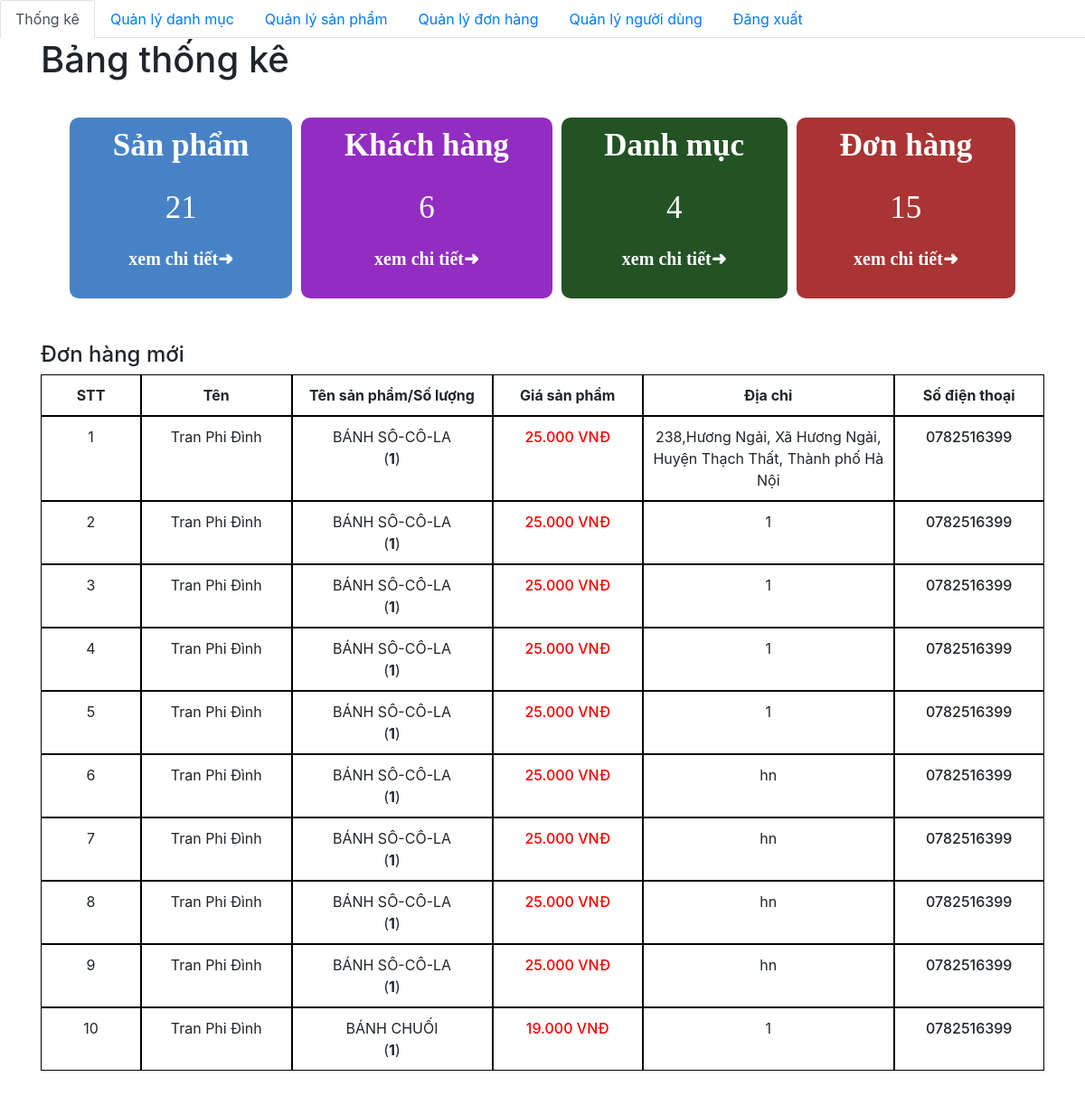
The app's page /admin/index.php with its own data.
### tables this page shows
CREATE TABLE `order_details` (
  `id` int(11) NOT NULL,
  `order_id` int(11) NOT NULL,
  `product_id` int(11) NOT NULL,
  `id_user` int(11) NOT NULL,
  `num` int(11) NOT NULL,
  `price` float NOT NULL,
  `status` varchar(255) NOT NULL,
  `size` varchar(50) NOT NULL
);

CREATE TABLE `orders` (
  `id` int(11) NOT NULL,
  `fullname` varchar(100) NOT NULL,
  `phone_number` varchar(20) NOT NULL,
  `email` varchar(150) NOT NULL,
  `address` varchar(200) NOT NULL,
  `note` varchar(255) DEFAULT NULL,
  `order_date` datetime DEFAULT current_timestamp(),
  `id_user` int(11) DEFAULT NULL,
  `payment_method` varchar(50) NOT NULL,
  `payment_status` varchar(50) DEFAULT 'pending'
);

CREATE TABLE `product` (
  `id` int(11) NOT NULL,
  `title` varchar(200) NOT NULL,
  `number` float NOT NULL,
  `thumbnail` varchar(500) NOT NULL,
  `content` longtext NOT NULL,
  `id_category` int(11) NOT NULL,
  `created_at` datetime DEFAULT NULL,
  `updated_at` datetime DEFAULT NULL
);

### database/dbhelper.php (called while the page is built, shortened)
<?php
function getDbConnection() {
    $con = mysqli_connect(HOST, USERNAME, PASSWORD, DATABASE);
    return $con;
}
function executeResult($sql, $params = []) {
    $con = getDbConnection();
    $data = [];
    if (!empty($params)) {
        $stmt = mysqli_prepare($con, $sql);
        if (!$stmt) {
            handleSqlError($con, $sql, 'executeResult - prepare');
            mysqli_close($con);
            return $data;
        }
        $types = str_repeat('s', count($params));
        mysqli_stmt_bind_param($stmt, $types, ...$params);
        if (!mysqli_stmt_execute($stmt)) {
            handleSqlError($con, $sql, 'executeResult - execute');
            mysqli_stmt_close($stmt);
            mysqli_close($con);
            return $data;
        }
        if (function_exists('mysqli_stmt_get_result')) {
            $result = mysqli_stmt_get_result($stmt);
            if (!$result) {
                handleSqlError($con, $sql, 'executeResult - get_result');
                mysqli_stmt_close($stmt);
                mysqli_close($con);
                return $data;
            }
            while ($row = mysqli_fetch_assoc($result)) {
                $data[] = $row;
                if (count($data) >= 1000) {
                    break;
                }
            }
            mysqli_free_result($result);
        } else {
            if (!mysqli_stmt_store_result($stmt)) {
                handleSqlError($con, $sql, 'executeResult - store_result');
                mysqli_stmt_close($stmt);
                mysqli_close($con);
                return $data;
            }
            $meta = mysqli_stmt_result_metadata($stmt);
            if (!$meta) {
                mysqli_stmt_close($stmt);
                mysqli_close($con);
                return $data;
            }
            $fields = [];
            $row = [];
            while ($field = mysqli_fetch_field($meta)) {
                $fields[] = &$row[$field->name];
            }
            mysqli_free_result($meta);
            if (!empty($fields)) {
                call_user_func_array(array($stmt, 'bind_result'), $fields);
            }
            while (mysqli_stmt_fetch($stmt)) {
                $result_row = [];
                foreach ($row as $key => $value) {
                    $result_row[$key] = $value;
                }
                $data[] = $result_row;
                if (count($data) >= 1000) {
                    break;
                }
            }
        }
        mysqli_stmt_close($stmt);
    } else {
        $result = mysqli_query($con, $sql);
        while ($row = mysqli_fetch_array($result, MYSQLI_ASSOC)) {
            $data[] = $row;
        }
    }
    return $data;
}

### admin/index.php (the view, shortened to what this page needs)
<?php
require_once('../database/dbhelper.php');
?>
<!DOCTYPE html>
<html>
<head>
    <link rel="stylesheet" href="https://maxcdn.bootstrapcdn.com/bootstrap/4.4.1/css/bootstrap.min.css">
    <link href="https://cdn.jsdelivr.net/npm/summernote@0.8.18/dist/summernote.min.css" rel="stylesheet">
    <link rel="stylesheet" href="style.css">
</head>
<body>
    <div id="wrapper">
        <header>
            <ul class="nav nav-tabs">
                <li class="nav-item">
                    <a class="nav-link active" href="index.php">Thống kê</a>
                </li>
                <li class="nav-item">
                    <a class="nav-link" href="category/">Quản lý danh mục</a>
                </li>
                <li class="nav-item">
                    <a class="nav-link" href="product/">Quản lý sản phẩm</a>
                </li>
                <li class="nav-item ">
                    <a class="nav-link " href="dashboard.php">Quản lý đơn hàng</a>
                </li>
                <li class="nav-item ">
                    <a class="nav-link " href="user/">Quản lý người dùng</a>
                </li>
                <li class="nav-item ">
                    <a class="nav-link " href="logout.php">Đăng xuất</a>
                </li>
            </ul>
        </header>
        <div class="container">
            <main>
                <h1>Bảng thống kê</h1>
                <section class="dashboard">
                    <div class="table">
                        <div class="sp">
                            <p>Sản phẩm</p>
                            <?php
                            $sql = "SELECT * FROM `product`";
                            $conn = mysqli_connect(HOST, USERNAME, PASSWORD, DATABASE);
                            $result = mysqli_query($conn, $sql);
                            echo '<span>' . mysqli_num_rows($result) . '</span>';
                            ?>
                            <p><a href="product/">xem chi tiết➜</a></p>
                        </div>
                        <div class="sp kh">
                            <p>Khách hàng</p>
                            <?php
                            $sql = "SELECT * FROM `user`";
                            $conn = mysqli_connect(HOST, USERNAME, PASSWORD, DATABASE);
                            $result = mysqli_query($conn, $sql);
                            echo '<span>' . mysqli_num_rows($result) . '</span>';
                            ?>
                            <p><a href="">xem chi tiết➜</a></p>
                        </div>
                        <div class="sp dm">
                            <p>Danh mục</p>
                            <?php
                            $sql = "SELECT * FROM `category`";
                            $conn = mysqli_connect(HOST, USERNAME, PASSWORD, DATABASE);
                            $result = mysqli_query($conn, $sql);
                            echo '<span>' . mysqli_num_rows($result) . '</span>';
                            ?>
                            <p><a href="category/">xem chi tiết➜</a></p>
                        </div>
                        <div class="sp dh">
                            <p>Đơn hàng</p>
                            <?php
                            $sql = "SELECT * FROM `order_details`";
                            $conn = mysqli_connect(HOST, USERNAME, PASSWORD, DATABASE);
                            $result = mysqli_query($conn, $sql);
                            echo '<span>' . mysqli_num_rows($result) . '</span>';
                            ?>
                            <p><a href="dashboard.php">xem chi tiết➜</a></p>
                        </div>
                    </div>
                </section>
                <section class="new-order">
                    <h4>Đơn hàng mới</h4>
                    <table>
                        <tr class="bold">
                            <td>STT</td>
                            <td>Tên</td>
                            <td>Tên sản phẩm/Số lượng</td>
                            <td>Giá sản phẩm</td>
                            <td>Địa chỉ</td>
                            <td>Số điện thoại</td>
                        </tr>
                        <?php
                            try {
                                if (isset($_GET['page'])) {
                                    $page = $_GET['page'];
                                } else {
                                    $page = 1;
                                }
                                $limit = 10;
                                $start = ($page - 1) * $limit;
                                $sql = "SELECT * from orders, order_details, product
                                where order_details.order_id=orders.id and product.id=order_details.product_id ORDER BY order_date DESC limit $start,$limit ";
                                $order_details_List = executeResult($sql);
                                $count = 0;
                                foreach ($order_details_List as $item) {
                                    echo '
                                        <tr style="text-align: center;">
                                            <td>' . (++$count) . '</td>
                                            <td>' . $item['fullname'] . '</td>
                                            <td>' . $item['title'] . '<br>(<strong>' . $item['num'] . '</strong>)</td>
                                            <td class="b-500 red">' . number_format($item['num'] * $item['price'], 0, ',', '.') . '<span> VNĐ</span></td>
                                            <td>' . $item['address'] . '</td>
                                            <td class="b-500">' . $item['phone_number'] . '</td>
                                        </tr>
                                    ';
                                }
                            } catch (Exception $e) {
                                die("Lỗi thực thi sql: " . $e->getMessage());
                            }
                            ?>
                    </table>
                </section>
            </main>
        </div>
    </div>
</body>
</html>

### admin/style.css (style rules this page uses)
.dashboard .table { padding: 2rem; display: grid; grid-column-gap: 10px; grid-template-columns: auto auto auto auto; }
.dashboard .table .sp { color: white; background-color: #4882c6; padding: 5px; border-radius: 10px; text-align: center; }
.dashboard .table .kh { background-color: #932dc2; }
.dashboard .table .dm { background-color: rgb(35, 83, 37); }
.dashboard .table .dh { background-color: rgb(170, 52, 52); }
.dashboard .table .sp>p { font-size: 35px; text-align: center; font-weight: bold; font-family: "Bebas Neue", cursive; }
.dashboard .table .sp span { text-align: center; font-size: 35px; padding: 2rem 0; font-family: "Bebas Neue", cursive; }
.dashboard .table .sp p>a { text-decoration: none; color: white; font-size: 20px; transition: all 0.3s; }
table { width: 100%; }
table tr { text-align: center; width: 100%; display: grid; grid-template-columns: 10% 15% 20% 15% 25% 15% ; }
table tr.bold { font-weight: bold; }
table tr td { padding: 10px 0; border: 1px solid black; }

### admin/index.php (style rules this page uses)
#wrapper { padding-bottom: 5rem; }
.b-500 { font-weight: 500; }
.red { color: red; }

### records on screen
order_details: order.fullname "Tran Phi Đình", product.title "BÁNH SÔ-CÔ-LA", num "1", $item['num'] * $item['price'] "25.000", order.address "238,Hương Ngải, Xã Hương Ngải, Huyện Thạch Thất, Thành phố Hà Nội", order.phone_number "0782516399"
order_details: order.fullname "Tran Phi Đình", product.title "BÁNH SÔ-CÔ-LA", num "1", $item['num'] * $item['price'] "25.000", order.address "1", order.phone_number "0782516399"
order_details: order.fullname "Tran Phi Đình", product.title "BÁNH SÔ-CÔ-LA", num "1", $item['num'] * $item['price'] "25.000", order.address "1", order.phone_number "0782516399"
order_details: order.fullname "Tran Phi Đình", product.title "BÁNH SÔ-CÔ-LA", num "1", $item['num'] * $item['price'] "25.000", order.address "1", order.phone_number "0782516399"
order_details: order.fullname "Tran Phi Đình", product.title "BÁNH SÔ-CÔ-LA", num "1", $item['num'] * $item['price'] "25.000", order.address "1", order.phone_number "0782516399"
order_details: order.fullname "Tran Phi Đình", product.title "BÁNH SÔ-CÔ-LA", num "1", $item['num'] * $item['price'] "25.000", order.address "hn", order.phone_number "0782516399"
order_details: order.fullname "Tran Phi Đình", product.title "BÁNH SÔ-CÔ-LA", num "1", $item['num'] * $item['price'] "25.000", order.address "hn", order.phone_number "0782516399"
order_details: order.fullname "Tran Phi Đình", product.title "BÁNH SÔ-CÔ-LA", num "1", $item['num'] * $item['price'] "25.000", order.address "hn", order.phone_number "0782516399"
order_details: order.fullname "Tran Phi Đình", product.title "BÁNH SÔ-CÔ-LA", num "1", $item['num'] * $item['price'] "25.000", order.address "hn", order.phone_number "0782516399"
order_details: order.fullname "Tran Phi Đình", product.title "BÁNH CHUỐI", num "1", $item['num'] * $item['price'] "19.000", order.address "1", order.phone_number "0782516399"

### other values on screen
mysqli_num_rows($result) "21"
mysqli_num_rows($result) "6"
mysqli_num_rows($result) "4"
mysqli_num_rows($result) "15"
